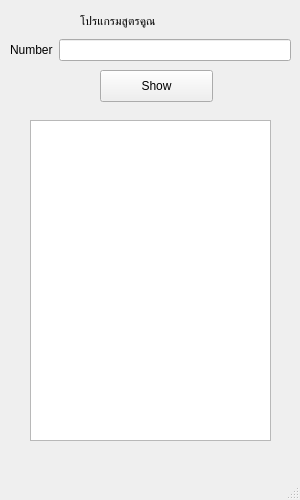
<?xml version="1.0" encoding="UTF-8"?>
<ui version="4.0">
 <class>MainWindow</class>
 <widget class="QMainWindow" name="MainWindow">
  <property name="geometry">
   <rect>
    <x>0</x>
    <y>0</y>
    <width>300</width>
    <height>500</height>
   </rect>
  </property>
  <property name="minimumSize">
   <size>
    <width>300</width>
    <height>500</height>
   </size>
  </property>
  <property name="maximumSize">
   <size>
    <width>300</width>
    <height>500</height>
   </size>
  </property>
  <property name="windowTitle">
   <string>Calculator</string>
  </property>
  <widget class="QWidget" name="centralwidget">
   <widget class="QWidget" name="formLayoutWidget">
    <property name="geometry">
     <rect>
      <x>10</x>
      <y>39</y>
      <width>281</width>
      <height>31</height>
     </rect>
    </property>
    <layout class="QFormLayout" name="formLayout">
     <item row="0" column="0">
      <widget class="QLabel" name="label">
       <property name="text">
        <string>Number</string>
       </property>
      </widget>
     </item>
     <item row="0" column="1">
      <widget class="QLineEdit" name="lineEdit"/>
     </item>
    </layout>
   </widget>
   <widget class="QPushButton" name="pushButton">
    <property name="geometry">
     <rect>
      <x>100</x>
      <y>70</y>
      <width>113</width>
      <height>32</height>
     </rect>
    </property>
    <property name="text">
     <string>Show</string>
    </property>
   </widget>
   <widget class="QPlainTextEdit" name="plainTextEdit">
    <property name="geometry">
     <rect>
      <x>30</x>
      <y>120</y>
      <width>241</width>
      <height>321</height>
     </rect>
    </property>
   </widget>
   <widget class="QLabel" name="label_2">
    <property name="geometry">
     <rect>
      <x>80</x>
      <y>0</y>
      <width>171</width>
      <height>41</height>
     </rect>
    </property>
    <property name="text">
     <string>โปรแกรมสูตรคูณ</string>
    </property>
   </widget>
  </widget>
  <widget class="QMenuBar" name="menubar">
   <property name="geometry">
    <rect>
     <x>0</x>
     <y>0</y>
     <width>300</width>
     <height>22</height>
    </rect>
   </property>
  </widget>
  <widget class="QStatusBar" name="statusbar"/>
 </widget>
 <resources/>
 <connections/>
</ui>
